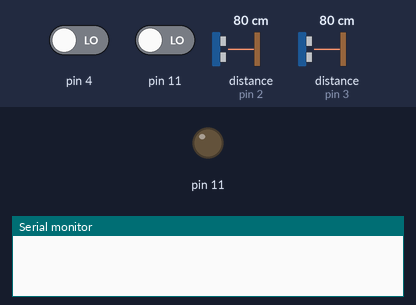
A sketch run on a simulated Arduino Uno, built with avr-gcc and run on an emulated ATmega328P. On the bench: output pins drawn as LEDs (lit = HIGH), the last lines printed to the serial monitor. The inputs (shaded band) are chosen by the test bench; at power-on: pin 4 LOW, pin 11 LOW, distance to the obstacle (sensors on pin 2, pin 3) 80 cm. The echo pulse lasts 58.3 µs per cm.

Above: at 0.1 s.
At 1.7 s:
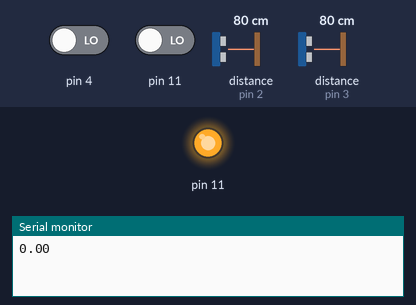
Timing chart, 0 to 3.2 s (numbered marks = the images above):
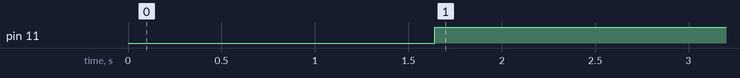

Measured:
- by itself, pin 11: LOW → HIGH at 1.6 s

The sketch:

motor_plus_sonar6.ino
```cpp
#include <SoftwareSerial.h>                       // Included for serial communication

#define TXPIN 12                                  // Define pins you're using for serial communication
#define RXPIN 13                                  // Do not use pins 0 or 1 as they are reserved for
                                                  // standard I/O and programming

SoftwareSerial pololu(RXPIN, TXPIN);              // Create an instance of the software serial
                                                  // communication object. This represents the
                                                // interface with the TReX Jr device
int northCount = 0;
void setup()                                      // Main application entry point
{
  pinMode(RXPIN, INPUT);                          // Define the appropriate input/output pins
  pinMode(TXPIN, OUTPUT);

  Serial.begin(9600);                             // Begin communicating with the pololu interface
  pololu.begin(19200);
}

void loop()
{
  float frontTotal = 0.00;
  float sideFrontTotal = 0.00;
  float sideRearTotal = 0.00;
  pinMode(4, INPUT);
  float pulse = pulseIn(4, HIGH);
  float cmF = pulse * 0.0173;
  //float cmF = pingWall(4);   // Sonar ping from the front sensor
   if (cmF < 24){
      hardleft();
    }
  if (cmF > 140){
    northCount = 0;
  }
   if (cmF < 69 && northCount > 4){
      hardleft();
    }
  //Serial.println(RCTime(11));
  for (int var = 1; var <= 3; ++var)                                  // Loop to get average distance readings
  {
    //float cmF2 = pingWall(4);
    // if (cmF2 > cmF){
    //    cmF = cmF2;
    // }
    float cmSF = pingWall(3);                     // Sonar ping from the side front sensor
    float cmSR = pingWall(2);                    // Sonar ping from the side rear sensor
    // frontTotal = (frontTotal + cmF);
    sideFrontTotal = (sideFrontTotal + cmSF);     // Adds the values in preparation for averaging, average value of 5
    sideRearTotal = (sideRearTotal + cmSR);       // distance readings are used to minimize 'hunting' and overcompensation while turning
  }
  float distAveFront = 30; // = (frontTotal/3);            // Distance from the wall in front of robot, determines a hard left turn
  float distAveSideFront = (sideFrontTotal/3);    // Distance from the wall to the side of the robot, used for navigation
  float distAveSideRear = (sideRearTotal/3);
  Serial.print(cmF); // show inches...
  Serial.println();
  //Serial.println();
  //Serial.print(distAveSideFront*0.39);
  //Serial.println();
  //Serial.print(distAveSideRear*0.39);
  Serial.println();

  // north motion -- not getting zero sometimes
  if (cmF > 132 && northCount == 0){
    turn (distAveFront, distAveSideFront, distAveSideRear);
  }
  else if (cmF < 132 && northCount == 0 && RCTime(11) < 8000){
    freeze();
    delay(600);
    northCount++;
  }
  else if (cmF < 122 && northCount == 1 && RCTime(11) < 8000){
    freeze();
    delay(600);
    northCount++;
  }
  else if (cmF < 114 && northCount == 2 && RCTime(11) < 8000){
    freeze();
    delay(600);
    northCount++;
  }
  else if (cmF < 107 && northCount == 3 && RCTime(11) < 8000){
    freeze();
    delay(600);
    northCount++;
  }
  else if (cmF < 99 && northCount == 4 && RCTime(11) < 8000){
    freeze();
    delay(600);
    northCount++;
  }
  else if (cmF < 91 && northCount == 5 && RCTime(11) < 8000){
    freeze();
    delay(600);
    northCount++;
  }
  else{
    turn (distAveFront, distAveSideFront, distAveSideRear);
  }
  Serial.print(northCount);
  Serial.println();
 }

// Set the motor index, direction, and speed
// Motor index should either be a 0 or 1
// Direction should be either true for forward or false for backwards
// Speed should range between 0 and 127 (inclusivly)
void SetSpeed(int MotorIndex, boolean Forward, int Speed)
{
  if(MotorIndex < 0 || MotorIndex > 1)            // Validate motor index
    return;

  if(Speed < 0)                                   // Validate speed
    Speed = 0;
  else if(Speed > 127)
    Speed = 127;

  unsigned char SendByte = 0;                     // Send the "set" command based on the motor
  if(MotorIndex == 0)                             // Note that we do not accelerate to the
    SendByte = 0xC2;                              // speed, we just instantly set it
  else if(MotorIndex == 1)
    SendByte = 0xCA;

  if(!Forward)                                    // If we go backwards, the commands are the same
    SendByte--;                                   // but minus one
                                                  // Send the set speed command byte
                                                  // pololu.print(SendByte, BYTE);
  pololu.write(SendByte);
                                                  // Send the speed data byte
                                                  // pololu.print(Speed, BYTE);}
  pololu.write(Speed);
}

// SONAR FUNCTIONS::::::::::::::::::::::::::::::::::::
float microsecondsToCentimeters(long microseconds)        // converts duration of PING signal return to a distance value
{
  return microseconds / 29.387 / 2;
}

float pingWall (int pingPin)                              // Ping signal
{
  pinMode(pingPin, OUTPUT);                               // Same pin is used as input and output
  digitalWrite(pingPin, LOW);                             // Low signal to ensure a clean high signal
  delayMicroseconds(500);
  digitalWrite(pingPin, HIGH);
  delayMicroseconds(500);
  digitalWrite(pingPin, LOW);
  pinMode(pingPin, INPUT);
  return microsecondsToCentimeters(pulseIn(pingPin, HIGH));
}

void turn(float distAveFront, float distAveSideFront, float distAveSideRear)
{
    if (distAveSideFront > 17 && distAveSideRear - distAveSideFront < 7 ){ // 20 AND 7 originally
      right();
    }
    else if (distAveSideFront < 15 && distAveSideFront - distAveSideRear < 7){ // 18 AND 7 originally
      left();
    }
    else // if (distAveFront > 24)
    {
      //Serial.print(distAveSideRear);                //Diagnostic tool
      //Serial.println();
      //if (distAveSide > 11) //casey had 11
      if (distAveSideFront > (distAveSideRear - 0.4))
      {
        right();
      }
      // else if (distAveSide < 10) // casey had 10
      else if (distAveSideFront < (distAveSideRear + 0.4))
      {
        left();
      }
      else
      {
        straight();
      }
    }
    // else
    // {
    //    hardleft();
    // }

}

void left()                                                // Cuts out the left motor to turn the robot left
{
 SetSpeed(0, false, 37);
 SetSpeed(1, false, 45);
 //delayMicroseconds(500);
}

void hardleft()                                            // Cuts out the left motor to turn the robot hard to the left
{                                                          // when a wall is detected to the front
 SetSpeed(0, false, 0);
 SetSpeed(1, false, 45);
 delay(100);
 SetSpeed(0, true, 45);
 SetSpeed(1, false, 45);
 delay(500);
}

void right()                                               // Cuts out the right motor to turn the robot right
{
 SetSpeed(0, false, 45);
 SetSpeed(1, false, 37);
 //delayMicroseconds(250);
}

void straight()                                            // Both motors on to go straight
{
 SetSpeed(0, false, 45);
 SetSpeed(1, false, 45);
}

void freeze(){
  SetSpeed(0, false, 0);
  SetSpeed(1, false, 0);
}

void movement(){
    float frontTotal = 0.00;
  float sideFrontTotal = 0.00;
  float sideRearTotal = 0.00;
  float cmF = pingWall(4);   // Sonar ping from the front sensor
   if (cmF < 24){
      hardleft();
    }
  for (int var = 1; var <= 3; ++var)
  {
    float cmSF = pingWall(3);                     // Sonar ping from the side front sensor
    float cmSR = pingWall(2);                    // Sonar ping from the side rear sensor
    frontTotal = (frontTotal + cmF);
    sideFrontTotal = (sideFrontTotal + cmSF);
    sideRearTotal = (sideRearTotal + cmSR);
  }
  float distAveFront = 30; // = (frontTotal/50);
  float distAveSideFront = (sideFrontTotal/3);
  float distAveSideRear = (sideRearTotal/3);
}

long RCTime(int sensorIn){
  long duration = 0;
  pinMode(sensorIn, OUTPUT); // Make pin OUTPUT
  digitalWrite(sensorIn, HIGH); // Pin HIGH (discharge capacitor)
  delay(1); // Wait 1ms
  pinMode(sensorIn, INPUT); // Make pin INPUT
  digitalWrite(sensorIn, LOW); // Turn off internal pullups
  while(digitalRead(sensorIn)){ // Wait for pin to go LOW
    duration++;
  }
  return duration;
}
```
